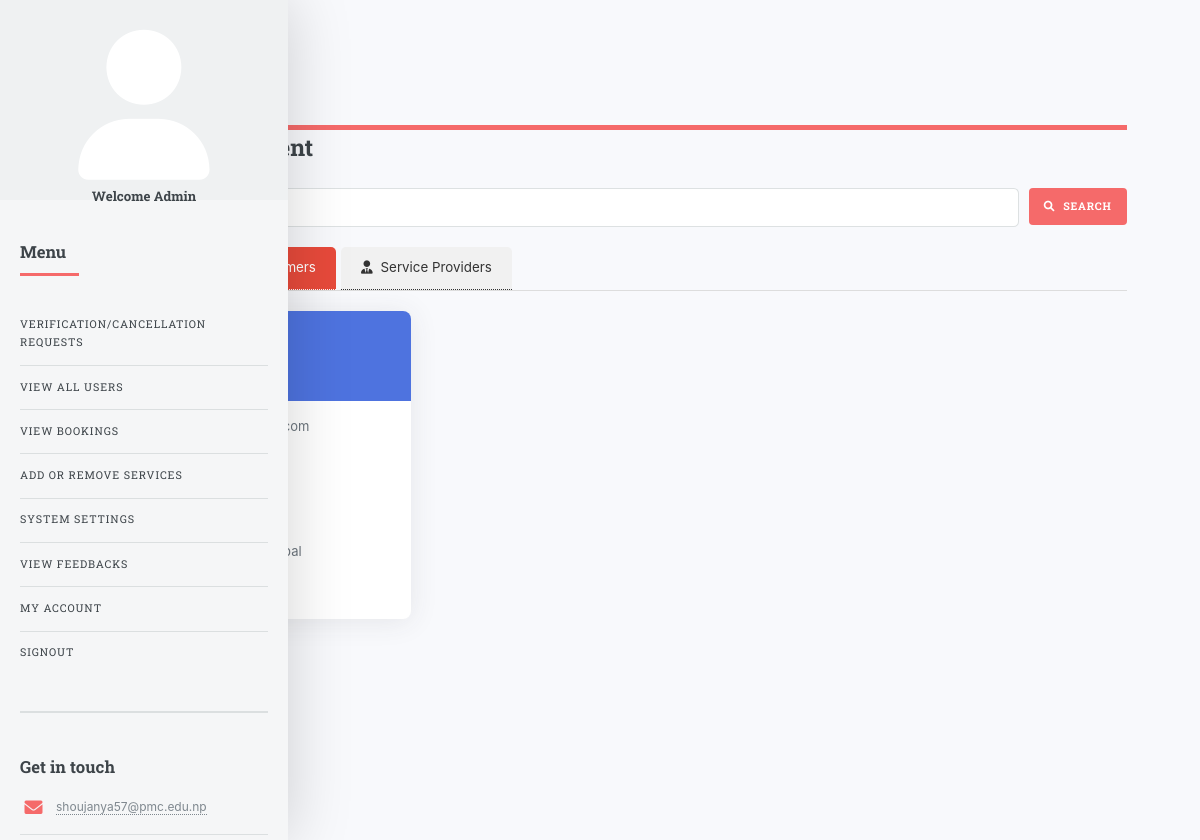
Page /all_users.php?type=consumers (signed in) on the earlier database version.
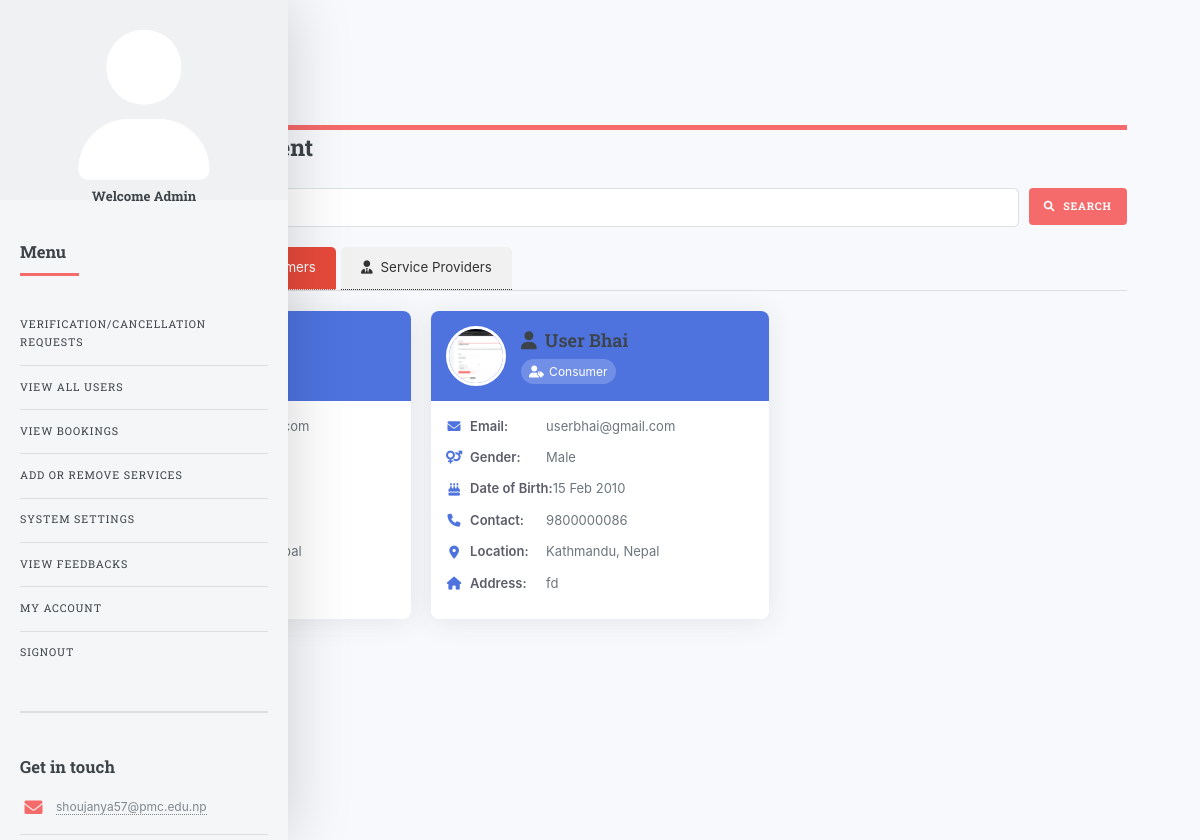
Same page on the later database version.
### tables this page shows
CREATE TABLE `consumer` (
  `cid` int(11) NOT NULL,
  `fname` varchar(50) NOT NULL,
  `mname` varchar(50) DEFAULT NULL,
  `lname` varchar(50) NOT NULL,
  `dob` date DEFAULT NULL,
  `gender` enum('Male','Female','Other') DEFAULT 'Male',
  `country` varchar(50) DEFAULT NULL,
  `state` varchar(50) DEFAULT NULL,
  `city` varchar(50) DEFAULT NULL,
  `address` text DEFAULT NULL,
  `phnno` varchar(20) DEFAULT NULL,
  `email` varchar(100) NOT NULL,
  `password` varchar(255) NOT NULL,
  `photo` varchar(255) DEFAULT NULL,
  `created_at` timestamp NOT NULL DEFAULT current_timestamp()
);

### all_users.php (the view, shortened to what the changed rows need)
<?php
$con = mysqli_connect("localhost", "root", "", "homeservice");
$active_tab = isset($_GET['type']) ? $_GET['type'] : 'all';
function fetchUsers($con, $type) {
    $users = [];
    if ($type == 'all' || $type == 'consumers') {
        $query = "SELECT cid as id, fname, mname, lname, dob, gender, email, photo, phnno,
                 country, state, city, address, 'consumer' as type, NULL as average_rating
                 FROM consumer";
        $result = mysqli_query($con, $query);
        while ($row = mysqli_fetch_assoc($result)) {
            $users[] = $row;
        }
    }
    return $users;
}
$users = fetchUsers($con, $active_tab);
?>
<!DOCTYPE html>
<html lang="en">
<head>
    <link rel="stylesheet" href="assets/css/main.css" />
    <link rel="stylesheet" href="https://cdnjs.cloudflare.com/ajax/libs/font-awesome/6.0.0/css/all.min.css" />
</head>
<body>
    <div id="wrapper">
        <div id="main">
            <div class="inner">
                <header class="main">
                    <h2><i class="fas fa-users-cog"></i> User Management</h2>
                </header>
                <div class="users-container" id="usersContainer">
                    <?php if (count($users) > 0): ?>
                        <?php foreach ($users as $user): ?>
                            <div class="user-card" data-type="<?= htmlspecialchars($user['type']) ?>">
                                <div class="user-header">
                                    <img src="<?= htmlspecialchars($user['photo'] ? 'uploads/' . $user['photo'] : 'https://via.placeholder.com/60') ?>"
                                         alt="User Avatar" class="user-avatar"
                                         onclick="openImageModal('<?= htmlspecialchars($user['photo'] ? 'uploads/' . $user['photo'] : 'https://via.placeholder.com/150') ?>')">
                                    <div>
                                        <h3 class="user-name">
                                            <i class="fas fa-user"></i>
                                            <?= htmlspecialchars($user['fname'] . ' ' . $user['mname'] . ' ' . $user['lname']) ?>
                                        </h3>
                                        <span class="user-type">
                                            <i class="<?= $user['type'] == 'consumer' ? 'fas fa-user-tag' : 'fas fa-user-tie' ?>"></i>
                                            <?= ucfirst($user['type']) ?>
                                        </span>
                                    </div>
                                </div>
                                <div class="user-details">
                                    <div class="detail-row">
                                        <span class="detail-label">
                                            <i class="fas fa-envelope"></i> Email:
                                        </span>
                                        <span class="detail-value"><?= htmlspecialchars($user['email']) ?></span>
                                    </div>
                                    <div class="detail-row">
                                        <span class="detail-label">
                                            <i class="fas fa-venus-mars"></i> Gender:
                                        </span>
                                        <span class="detail-value"><?= htmlspecialchars($user['gender']) ?></span>
                                    </div>
                                    <div class="detail-row">
                                        <span class="detail-label">
                                            <i class="fas fa-birthday-cake"></i> Date of Birth:
                                        </span>
                                        <span class="detail-value"><?= date('d M Y', strtotime($user['dob'])) ?></span>
                                    </div>
                                    <div class="detail-row">
                                        <span class="detail-label">
                                            <i class="fas fa-phone"></i> Contact:
                                        </span>
                                        <span class="detail-value"><?= htmlspecialchars($user['phnno']) ?></span>
                                    </div>
                                    <div class="detail-row">
                                        <span class="detail-label">
                                            <i class="fas fa-map-marker-alt"></i> Location:
                                        </span>
                                        <span class="detail-value"><?= htmlspecialchars($user['city'] . ', ' . $user['country']) ?></span>
                                    </div>
                                    <div class="detail-row">
                                        <span class="detail-label">
                                            <i class="fas fa-home"></i> Address:
                                        </span>
                                        <span class="detail-value"><?= htmlspecialchars($user['address']) ?></span>
                                    </div>
                                </div>
                            </div>
                        <?php endforeach; ?>
                    <?php endif; ?>
                </div>
            </div>
        </div>
        <div id="sidebar">
            <div class="inner">
                <?php include "amenu.php"; ?>
            </div>
        </div>
    </div>
</body>
</html>

Differences in the rows shown:
added consumer: photo (picture), fname+mname+lname "User Bhai", type "Consumer", email "userbhai@gmail.com", gender "Male", dob "15 Feb 2010", phnno "9800000086", city+country "Kathmandu, Nepal", address "fd"
